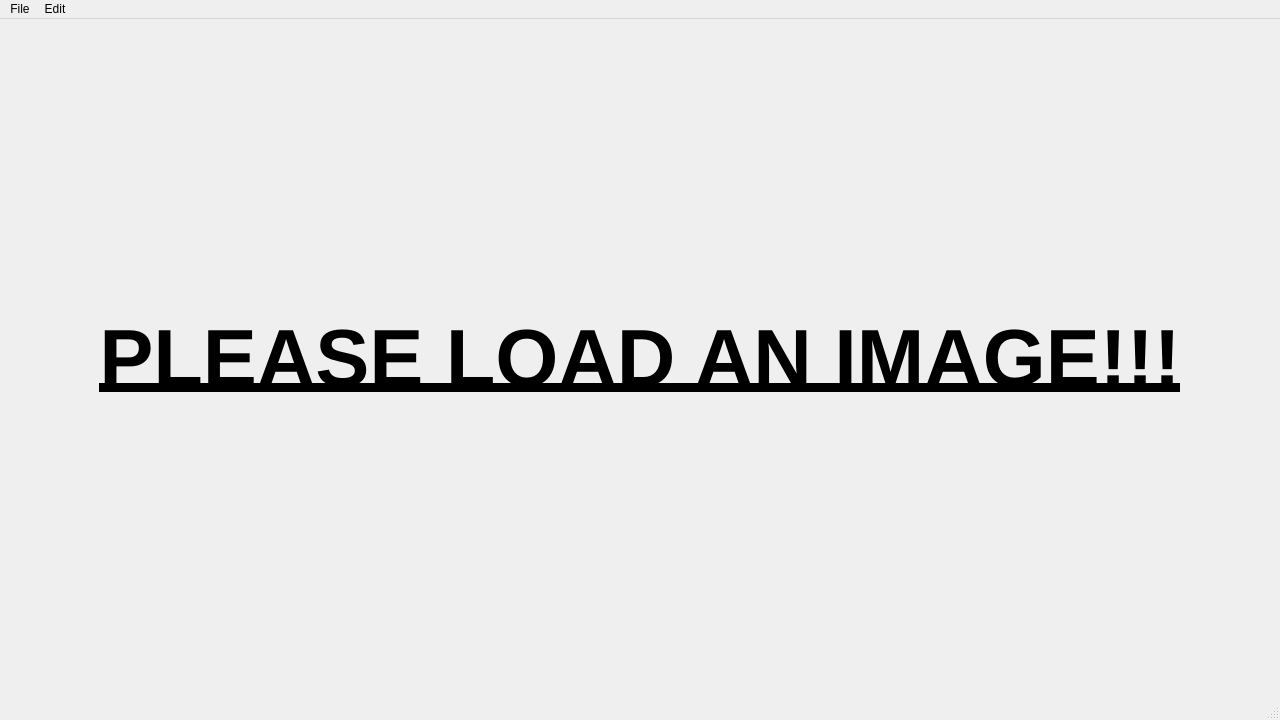
<?xml version="1.0" encoding="UTF-8"?>
<ui version="4.0">
 <class>MainWindow</class>
 <widget class="QMainWindow" name="MainWindow">
  <property name="geometry">
   <rect>
    <x>0</x>
    <y>0</y>
    <width>1280</width>
    <height>720</height>
   </rect>
  </property>
  <property name="windowTitle">
   <string>MainWindow</string>
  </property>
  <widget class="QWidget" name="centralwidget">
   <widget class="QLabel" name="label">
    <property name="geometry">
     <rect>
      <x>0</x>
      <y>0</y>
      <width>1280</width>
      <height>678</height>
     </rect>
    </property>
    <property name="font">
     <font>
      <pointsize>61</pointsize>
      <weight>75</weight>
      <bold>true</bold>
      <underline>true</underline>
     </font>
    </property>
    <property name="text">
     <string>PLEASE LOAD AN IMAGE!!!</string>
    </property>
    <property name="alignment">
     <set>Qt::AlignCenter</set>
    </property>
   </widget>
  </widget>
  <widget class="QMenuBar" name="menubar">
   <property name="geometry">
    <rect>
     <x>0</x>
     <y>0</y>
     <width>1280</width>
     <height>20</height>
    </rect>
   </property>
   <widget class="QMenu" name="menuFile">
    <property name="title">
     <string>File</string>
    </property>
    <addaction name="actionOpen"/>
    <addaction name="actionSave"/>
   </widget>
   <widget class="QMenu" name="menuEdit">
    <property name="title">
     <string>Edit</string>
    </property>
    <addaction name="actionCorrupt"/>
   </widget>
   <addaction name="menuFile"/>
   <addaction name="menuEdit"/>
  </widget>
  <widget class="QStatusBar" name="statusbar"/>
  <action name="actionOpen">
   <property name="text">
    <string>Open</string>
   </property>
   <property name="shortcut">
    <string>Ctrl+O</string>
   </property>
  </action>
  <action name="actionSave">
   <property name="enabled">
    <bool>false</bool>
   </property>
   <property name="text">
    <string>Save</string>
   </property>
   <property name="shortcut">
    <string>Ctrl+S</string>
   </property>
  </action>
  <action name="actionCorrupt">
   <property name="enabled">
    <bool>false</bool>
   </property>
   <property name="text">
    <string>Corrupt</string>
   </property>
   <property name="shortcut">
    <string>Ctrl+Alt+C</string>
   </property>
  </action>
 </widget>
 <resources/>
 <connections/>
</ui>
